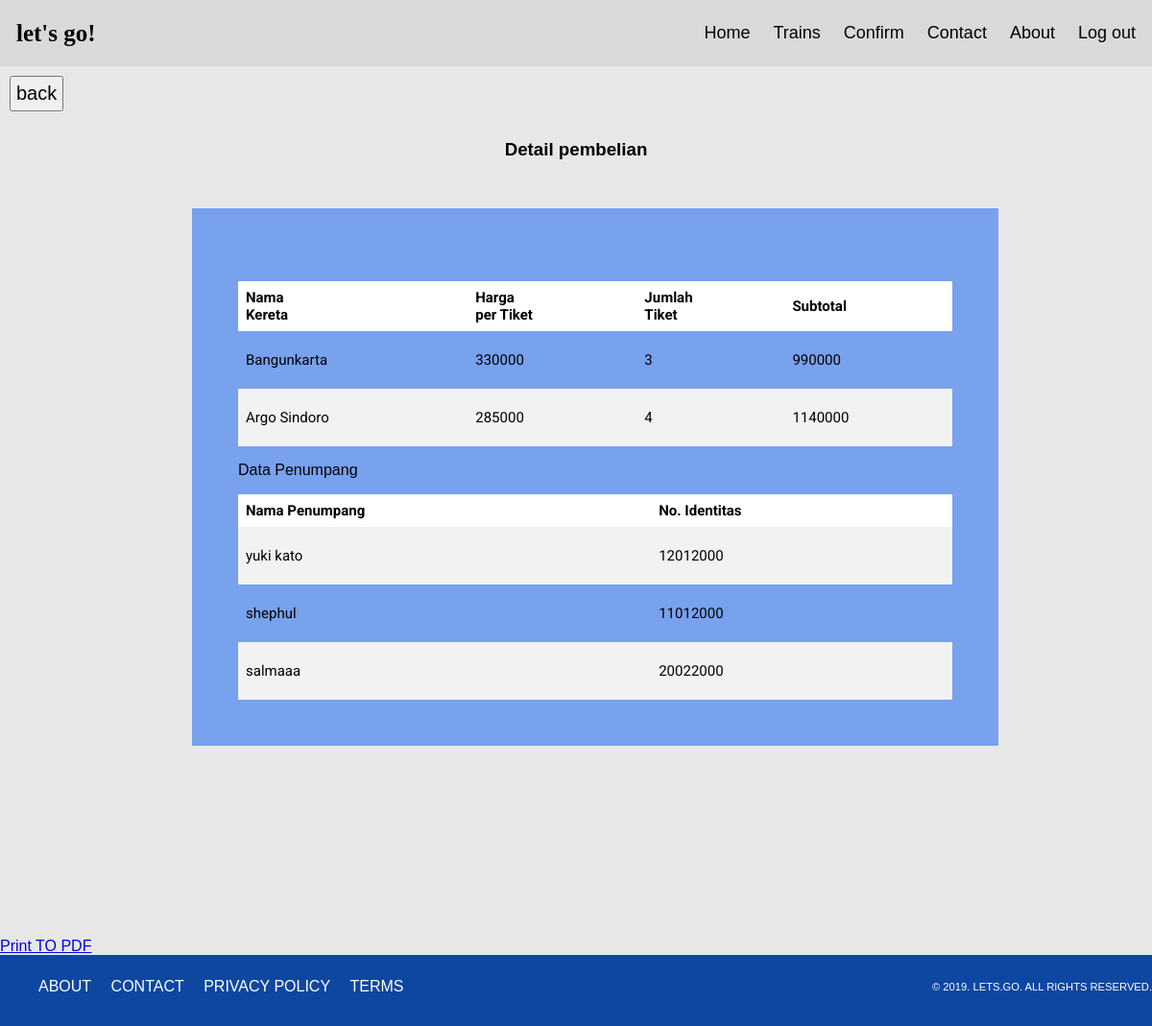
Page /user/detail-penumpang.php?id_trans=18 on the committed database.
### tables this page shows
CREATE TABLE IF NOT EXISTS `detailtransaksi` (
  `id_trans` int(11) DEFAULT NULL,
  `id_jd` int(11) DEFAULT NULL,
  `price` int(11) DEFAULT NULL,
  `qty` int(11) DEFAULT NULL,
  `subtotal` int(11) DEFAULT NULL,
  KEY `FK_detailTransaksi_headtransaksi` (`id_trans`),
  KEY `FK_detailtransaksi_jadwal` (`id_jd`),
  CONSTRAINT `FK_detailTransaksi_headtransaksi` FOREIGN KEY (`id_trans`) REFERENCES `headtransaksi` (`id_trans`) ON DELETE CASCADE ON UPDATE CASCADE,
  CONSTRAINT `FK_detailtransaksi_jadwal` FOREIGN KEY (`id_jd`) REFERENCES `jadwal` (`id_jd`) ON DELETE CASCADE ON UPDATE CASCADE
);

CREATE TABLE IF NOT EXISTS `jadwal` (
  `id_jd` int(5) NOT NULL AUTO_INCREMENT,
  `nama_kr` varchar(255) DEFAULT NULL,
  `asal` int(11) DEFAULT NULL,
  `tujuan` int(11) DEFAULT NULL,
  `tgl_berangkat` datetime DEFAULT NULL,
  `tgl_tiba` datetime DEFAULT NULL,
  `kelas` enum('eksekutif','bisnis','ekonomi') DEFAULT NULL,
  `harga` int(11) DEFAULT NULL,
  `kursi` int(3) DEFAULT NULL,
  PRIMARY KEY (`id_jd`),
  KEY `FK_jadwal_stasiun` (`asal`),
  KEY `FK_jadwal_stasiun_2` (`tujuan`),
  CONSTRAINT `FK_jadwal_stasiun` FOREIGN KEY (`asal`) REFERENCES `stasiun` (`id_st`) ON DELETE CASCADE ON UPDATE CASCADE,
  CONSTRAINT `FK_jadwal_stasiun_2` FOREIGN KEY (`tujuan`) REFERENCES `stasiun` (`id_st`) ON DELETE CASCADE ON UPDATE CASCADE
);

CREATE TABLE IF NOT EXISTS `penumpang` (
  `id` int(11) NOT NULL AUTO_INCREMENT,
  `id_trans` int(11) DEFAULT NULL,
  `nama` varchar(50) DEFAULT NULL,
  `no_identitas` varchar(50) DEFAULT NULL,
  PRIMARY KEY (`id`),
  KEY `FK_penumpang_headtransaksi` (`id_trans`),
  CONSTRAINT `FK_penumpang_headtransaksi` FOREIGN KEY (`id_trans`) REFERENCES `headtransaksi` (`id_trans`) ON DELETE CASCADE ON UPDATE CASCADE
);

### user/detail-penumpang.php (the view, shortened to what this page needs)
<!DOCTYPE html>
<html lang="en">
    <head>
        <link rel="stylesheet" type="text/css" href="../assets/css/style-user.css">
        <link rel="stylesheet" href="https://use.fontawesome.com/releases/v5.8.1/css/all.css">
    </head>
    <body>
        <div class="header">
            <a href="#default" class="logo">let's go!</a>
            <div class="header-right">
                <a href="./index.php">Home</a>
                <a href="./trains.php">Trains</a>
                <a href="./cart.php">Confirm</a>
                <a href="./indexKontak.php">Contact</a>
                <a href="./aboutus.php">About</a>
                <a href="../login/index.php">Log out</a>
            </div>
        </div>
        <a href="./riwayat-transaksi.php"><button style="margin:10px; font-size:20px; padding:5px;">back</button></a>
        <center><h3>Detail pembelian</h3></center>
        <div class="cart" style="margin-top:50px;">
            <table class="kotak-cart">
                <thead>
                    <tr class="kotak-judul">
                        <th>Nama<br>Kereta</th>
                        <th>Harga<br>per Tiket</th>
                        <th>Jumlah<br>Tiket</th>
                        <th>Subtotal</th>
                    </tr>
                </thead>
                <tbody>
                    <?php
                            include '../config/koneksi.php';
                            $trans = $_GET['id_trans'];
                            $sql = "SELECT * FROM detailtransaksi where id_trans = $trans";
                            $query = mysqli_query($db, $sql);
                            while($cart = mysqli_fetch_array($query)){
                            if($cart) {
                                echo "<tr style='text-align:center; height:60px;'>";
                                $st1=mysqli_query($db, "SELECT nama_kr from jadwal where id_jd=$cart[1]");
                                $nmst1 = mysqli_fetch_array($st1);
                                echo "<td>" . $nmst1['nama_kr'] . "</td>";
                                echo "<td>" . $cart[2] . "</td>";
                                echo "<td>" . $cart[3] . "</td>";
                                echo "<td>" . $cart[4] . "</td>";
                                echo "</tr>";
                            }
                            }
                            ?>
                </tbody>
                <br>
            </table>
            <table class="kotak-cart">
                <p>Data Penumpang</p>
                <tr class="kotak-judul">
                        <th>Nama Penumpang</th>
                        <th>No. Identitas</th>
                </tr>
                <?php
                                $trans = $_GET['id_trans'];
                                $sql = "SELECT * FROM penumpang where id_trans = $trans";
                                $query = mysqli_query($db, $sql);
                                while($cart = mysqli_fetch_array($query)){
                                if($cart){
                                echo "<tr style='text-align:center; height:60px;'>";
                                echo "<td>" . $cart['nama'] . "</td>";
                                echo "<td>" . $cart['no_identitas'] . "</td>";
                                echo "</tr>";
                                }
                            }
                ?>
            </table>
        </div>
        <div>
            <a href="print_pdf.php">Print TO PDF</a>
        </div>
        <footer>
            <nav>
                <ul>
                    <li><a href="#">About</a></li>
                    <li><a href="#">Contact</a></li>
                    <li><a href="#">Privacy Policy</a></li>
                    <li><a href="#">Terms</a></li>
                </ul>
            </nav>
            <p>&copy; 2019. lets.go. All Rights Reserved.</p>
        </footer>
    </body>
</html>

### assets/css/style-user.css (style rules this page uses)
* { box-sizing: border-box; }
body { margin: 0; font-family: Arial, Helvetica, sans-serif; background-color: #e7e7e7; }
.header { overflow: hidden; background-color: rgba(178, 182, 182, 0.3); padding: 10px 5px; z-index: 6; }
.header a { float: left; color: black; text-align: center; padding: 12px; text-decoration: none; font-size: 18px; line-height: 25px; border-radius: 4px; }
.header a.logo { font-size: 25px; font-weight: bold; }
.header-right { float: right; }
.logo { font-family: 'Kaushan Script', cursive; }
th, td { text-align: left; padding: 8px; font-size: 15px; }
tr:nth-child(even) { background-color: #f2f2f2; }
footer { background-color: #0d47a1; padding: 1em 0; }
footer nav ul { margin-top:0.5em; }
footer nav ul li { display:inline; margin:0; }
footer nav ul li a { color:#fff; text-decoration:none; text-transform: uppercase; margin:0 1em 0 0; font-size:1em; }
footer p { float: right; color:#fff; line-height: 1; text-transform: uppercase; font-size:0.7em; margin-top: -30px; }
.kotak-cart { margin-top: 10px; padding: 20px; border-collapse: collapse; width:100%; font-family: 'Roboto', sans-serif; text-align: center; }
.kotak-cart th, td { text-align: left; padding: 8px; }
th { background-color: rgb(255, 255, 255); color: rgb(0, 0, 0); }
.cart { padding: 4%; height: 100%; width: 70%; margin: 200px; background-color: #78a1ee; }

### rows in the picture
detailtransaksi: id_jd.nama_kr "Bangunkarta", price "330000", qty "3", subtotal "990000"
detailtransaksi: id_jd.nama_kr "Argo Sindoro", price "285000", qty "4", subtotal "1140000"
penumpang: nama "yuki kato", no_identitas "12012000"
penumpang: nama "shephul", no_identitas "11012000"
penumpang: nama "salmaaa", no_identitas "20022000"
